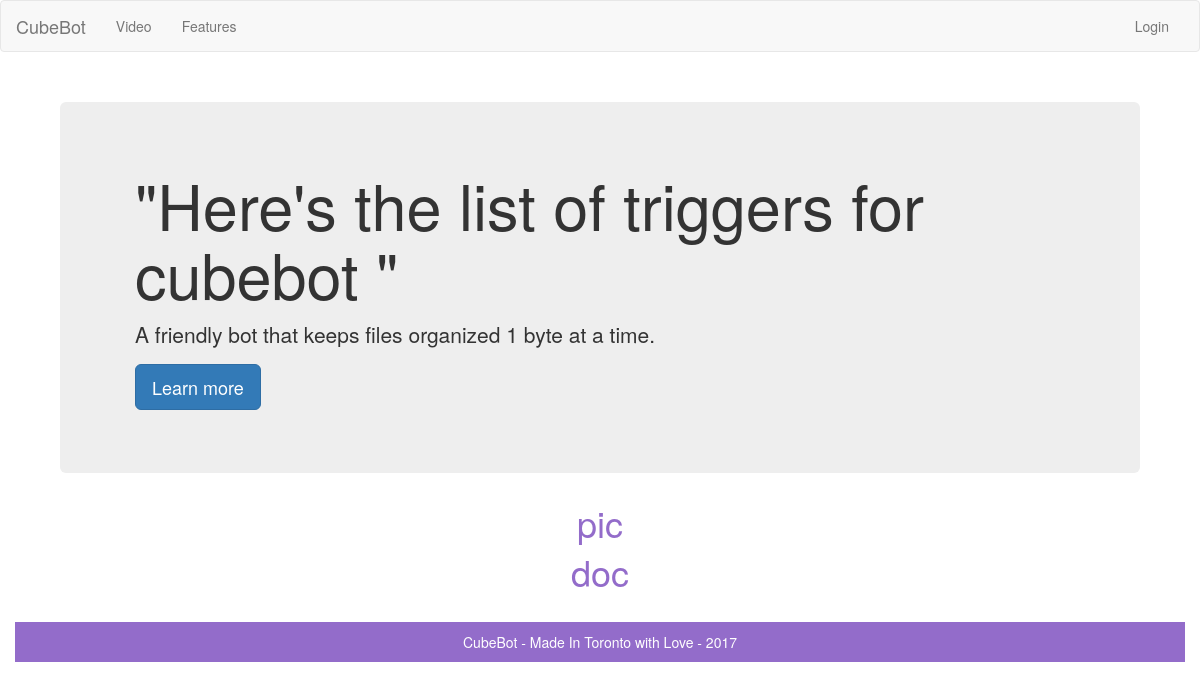
Before: /triggers with the older database file.
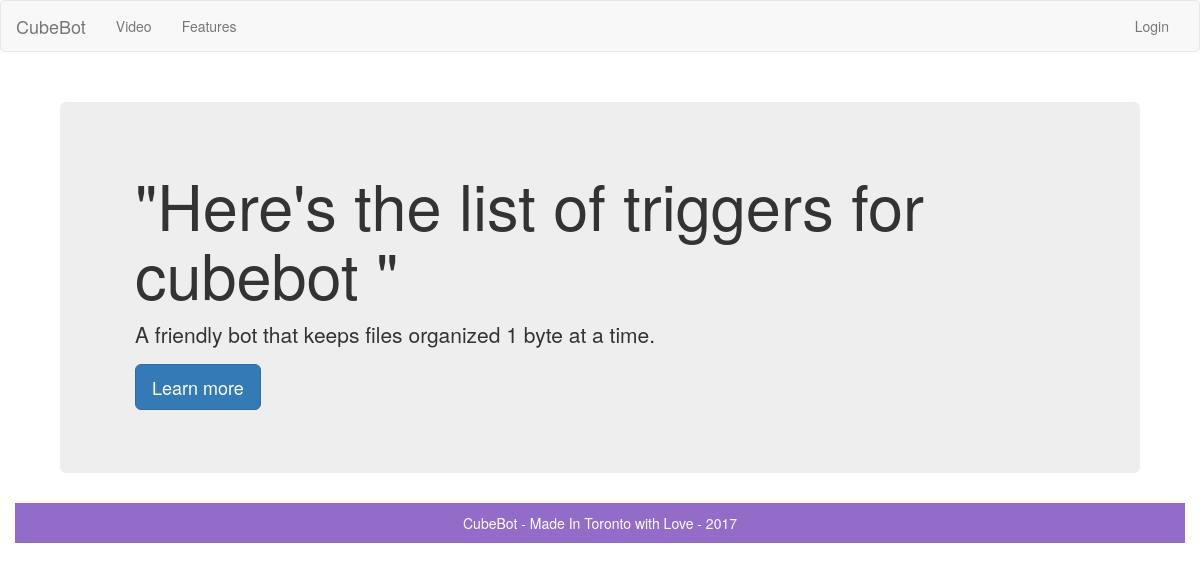
After: the same page with the newer database file.
### cubebot_site/model.py (models this page shows, shortened)
class TriggerModel(db.Model):
    __tablename__ = 'triggers'
    id = db.Column(db.Integer, primary_key=True)
    name = db.Column(db.String(80))
    category = db.Column(db.String(80))

### cubebot_site/views.py (the view)
@app.route('/triggers') # cubebot triggers webview
def triggers():
	triggerNames = db.session.query(TriggerModel.name).all()
	triggerWords = [', '.join(map(str, x)) for x in triggerNames]
	return render_template("/triggers.html", context=triggerWords)

### cubebot_site/templates/triggers.html
{% extends "base.html" %}
{%block content%}
<div class="page">
  <div class="jumbotron">
      <div class="container">
      <h1> "Here's the list of triggers for cubebot "</h1>
        <p>A friendly bot that keeps files organized 1 byte at a time.</p>
        <p><a class="btn btn-primary btn-lg" href="#" role="button">Learn more</a></p>
    </div>
  </div>
  <div class="kali">
    <h1>
      {% for i in context %}
      <p>{{ i }}</p>
      {% endfor %}
    </h1>
  </div>
</div>
{% endblock %}

### cubebot_site/templates/base.html (shortened to what this page needs)
<!DOCTYPE html>
<html>
  <head>
    <link href="//cdnjs.cloudflare.com/ajax/libs/twitter-bootstrap/3.3.7/css/bootstrap.min.css" rel="stylesheet">
    <link rel="stylesheet"
          href="{{url_for('.static', filename='css/style.css')}}">
  </head>
  <body>
{% block nav %}
  {% include "nav.html" %}
{% endblock %}
  <div class="container">
      {% block content %} {% endblock %}
  </div>
{% include "footer.html" %}
</body>
</html>

### cubebot_site/templates/nav.html (shortened to what this page needs)
<nav class="navbar navbar-default">
  <div class="container-fluid">
    <div class="navbar-header">
      <a class="navbar-brand" href="/">CubeBot</a>
    </div>
    <div class="collapse navbar-collapse" id="bs-example-navbar-collapse-1">
      <ul class="nav navbar-nav">
        <li class="inactive"><a href="#">Video <span class="sr-only">(current)</span></a></li>
        <li><a href="#">Features</a></li>
      </ul>
      <ul class="nav navbar-nav navbar-right">
        <li><a href="#">Login</a></li>
      </ul>
    </div>
  </div>
</nav>

### cubebot_site/templates/footer.html
   <div class="container footer ">
      <p class="muted credit"><center>CubeBot - Made In Toronto with Love - 2017</center></p>
  </div>

### cubebot_site/static/css/style.css (style rules this page uses)
body { height: auto !important; }
.container { text-align: center; }
.page { margin: 30px !important; text-align: center; }
.footer { background-color: #936cca; color: #FFFFFF !important; }
@media (min-width: 768px) { .container { text-align: left; } }

Changed rows visible on the page:
removed TriggerModel: name "pic"
removed TriggerModel: name "doc"
